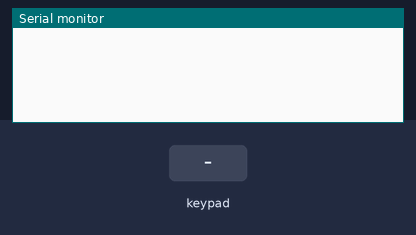
The sketch below on a simulated Arduino Uno, built with avr-gcc and run on an emulated ATmega328P. On the bench: the last lines printed to the serial monitor. The inputs (shaded band) are chosen by the test bench.

Above: at 1.2 s.
1.3 s: key 'q' pressed
At 2.6 s:
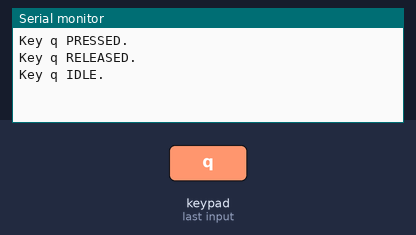
2.9 s: key 'e' pressed
At 4.2 s:
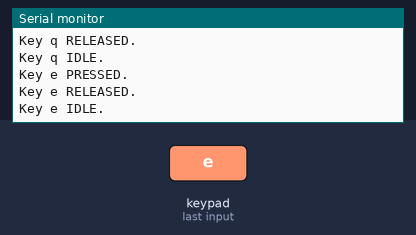
4.5 s: key 'w' pressed
At 5.4 s:
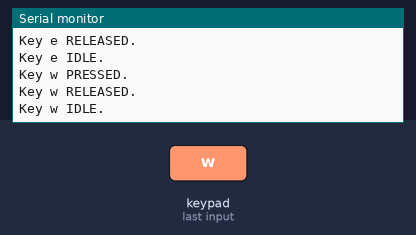
6.1 s: key 'r' pressed
At 7.5 s:
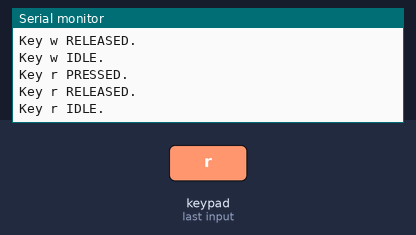

The sketch:

writer.ino
```cpp
#include <Keypad.h>
#include <Wire.h>
//This code is for the keyboard that is connected to the master or other units
const byte ROWS = 2;  // four rows
const byte COLS = 2;  // four columns
char keys[ROWS][COLS] = {
  { 'q', 'e' },
  { 'w', 'r' }
};

byte rowPins[ROWS] = {6,7};        // connect to the row pinouts of the keypad
byte colPins[COLS] = { 4,5};  // connect to the column pinouts of the keypad

char nk = NO_KEY;
String keys_pressed;

Keypad kpd = Keypad(makeKeymap(keys), rowPins, colPins, ROWS, COLS);

unsigned long loopCount;
unsigned long startTime;
String msg;

void setup() {
  pinMode(SDA, INPUT);
  pinMode(SCL, INPUT);
  Wire.begin(8);
  Serial.begin(9600);
  loopCount = 0;
  startTime = millis();
  msg = "";
  Wire.onRequest(requestEvent);
}

void loop() {
  keys_pressed = "";
  // Fills kpd.key[ ] array with up-to 10 active keys.
  // Returns true if there are ANY active keys.
  if (kpd.getKeys())
  {

      for (int i=0; i<LIST_MAX; i++)   // Scan the whole key list.
      {
          if ( kpd.key[i].stateChanged )   // Only find keys that have changed state.
          {
              switch (kpd.key[i].kstate) {  // Report active key state : IDLE, PRESSED, HOLD, or RELEASED
                  case PRESSED:
                  msg = " PRESSED.";
                  keys_pressed += kpd.key[i].kchar;
              break;
                  case HOLD:
                  msg = " HOLD.";
              break;
                  case RELEASED:
                  msg = " RELEASED.";
              break;
                  case IDLE:
                  msg = " IDLE.";
              }
              Serial.print("Key ");
              Serial.print(kpd.key[i].kchar);
              Serial.println(msg);
          }
      }
  }
  delay(20);
}

void requestEvent(){
  // if I receive a keystroke I write something, else I don't
   unsigned int pressed_len = keys_pressed.length();
   int left = 4 - pressed_len;
   for(int i = 0; i<left; i++){
     keys_pressed.concat(nk);
   }
   Wire.write(keys_pressed.c_str(), 4);

}
```

Measured:
- after the input at 1.3 s, the serial monitor: prints a new line at once (image 1)
- after the input at 2.9 s, the serial monitor: prints a new line at once (image 2)
- after the input at 4.5 s, the serial monitor: prints a new line at once (image 3)
- after the input at 6.1 s, the serial monitor: prints a new line at once (image 4)
